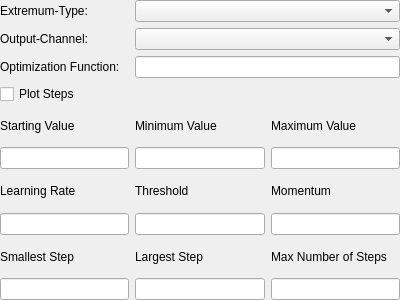
<?xml version="1.0" encoding="UTF-8"?>
<ui version="4.0">
 <class>Grad_Desc</class>
 <widget class="QWidget" name="Grad_Desc">
  <property name="geometry">
   <rect>
    <x>0</x>
    <y>0</y>
    <width>400</width>
    <height>300</height>
   </rect>
  </property>
  <property name="windowTitle">
   <string>Form</string>
  </property>
  <layout class="QGridLayout" name="gridLayout">
   <property name="leftMargin">
    <number>0</number>
   </property>
   <property name="topMargin">
    <number>0</number>
   </property>
   <property name="rightMargin">
    <number>0</number>
   </property>
   <property name="bottomMargin">
    <number>0</number>
   </property>
   <item row="8" column="2">
    <widget class="QLabel" name="label_12">
     <property name="text">
      <string>Max Number of Steps</string>
     </property>
    </widget>
   </item>
   <item row="7" column="0">
    <widget class="Variable_Box" name="lineEdit_learning_rate"/>
   </item>
   <item row="4" column="1">
    <widget class="QLabel" name="label_5">
     <property name="text">
      <string>Minimum Value</string>
     </property>
    </widget>
   </item>
   <item row="0" column="0">
    <widget class="QLabel" name="label">
     <property name="text">
      <string>Extremum-Type:</string>
     </property>
    </widget>
   </item>
   <item row="6" column="2">
    <widget class="QLabel" name="label_9">
     <property name="text">
      <string>Momentum</string>
     </property>
    </widget>
   </item>
   <item row="2" column="0">
    <widget class="QLabel" name="label_3">
     <property name="text">
      <string>Optimization Function:</string>
     </property>
    </widget>
   </item>
   <item row="8" column="0">
    <widget class="QLabel" name="label_10">
     <property name="text">
      <string>Smallest Step</string>
     </property>
    </widget>
   </item>
   <item row="8" column="1">
    <widget class="QLabel" name="label_11">
     <property name="text">
      <string>Largest Step</string>
     </property>
    </widget>
   </item>
   <item row="1" column="0">
    <widget class="QLabel" name="label_2">
     <property name="text">
      <string>Output-Channel:</string>
     </property>
    </widget>
   </item>
   <item row="2" column="1" colspan="2">
    <widget class="Variable_Box" name="lineEdit_opt_func"/>
   </item>
   <item row="5" column="2">
    <widget class="Variable_Box" name="lineEdit_max_val"/>
   </item>
   <item row="4" column="2">
    <widget class="QLabel" name="label_6">
     <property name="text">
      <string>Maximum Value</string>
     </property>
    </widget>
   </item>
   <item row="3" column="0" colspan="3">
    <widget class="QCheckBox" name="checkBox_plot_steps">
     <property name="text">
      <string>Plot Steps</string>
     </property>
    </widget>
   </item>
   <item row="5" column="1">
    <widget class="Variable_Box" name="lineEdit_min_val"/>
   </item>
   <item row="5" column="0">
    <widget class="Variable_Box" name="lineEdit_starting_val"/>
   </item>
   <item row="7" column="2">
    <widget class="Variable_Box" name="lineEdit_momentum"/>
   </item>
   <item row="9" column="1">
    <widget class="Variable_Box" name="lineEdit_largest_step"/>
   </item>
   <item row="6" column="1">
    <widget class="QLabel" name="label_8">
     <property name="text">
      <string>Threshold</string>
     </property>
    </widget>
   </item>
   <item row="7" column="1">
    <widget class="Variable_Box" name="lineEdit_threshold"/>
   </item>
   <item row="1" column="1" colspan="2">
    <widget class="QComboBox" name="comboBox_output_channel"/>
   </item>
   <item row="9" column="0">
    <widget class="Variable_Box" name="lineEdit_smallest_step"/>
   </item>
   <item row="0" column="1" colspan="2">
    <widget class="QComboBox" name="comboBox_extremum_type"/>
   </item>
   <item row="9" column="2">
    <widget class="Variable_Box" name="lineEdit_max_n_steps"/>
   </item>
   <item row="4" column="0">
    <widget class="QLabel" name="label_4">
     <property name="text">
      <string>Starting Value</string>
     </property>
    </widget>
   </item>
   <item row="6" column="0">
    <widget class="QLabel" name="label_7">
     <property name="text">
      <string>Learning Rate</string>
     </property>
    </widget>
   </item>
  </layout>
 </widget>
 <customwidgets>
  <customwidget>
   <class>Variable_Box</class>
   <extends>QLineEdit</extends>
   <header>CAMELS.ui_widgets.variable_tool_tip_box</header>
  </customwidget>
 </customwidgets>
 <tabstops>
  <tabstop>comboBox_extremum_type</tabstop>
  <tabstop>comboBox_output_channel</tabstop>
  <tabstop>lineEdit_opt_func</tabstop>
  <tabstop>checkBox_plot_steps</tabstop>
  <tabstop>lineEdit_starting_val</tabstop>
  <tabstop>lineEdit_min_val</tabstop>
  <tabstop>lineEdit_max_val</tabstop>
  <tabstop>lineEdit_learning_rate</tabstop>
  <tabstop>lineEdit_threshold</tabstop>
  <tabstop>lineEdit_momentum</tabstop>
  <tabstop>lineEdit_smallest_step</tabstop>
  <tabstop>lineEdit_largest_step</tabstop>
  <tabstop>lineEdit_max_n_steps</tabstop>
 </tabstops>
 <resources/>
 <connections/>
</ui>
